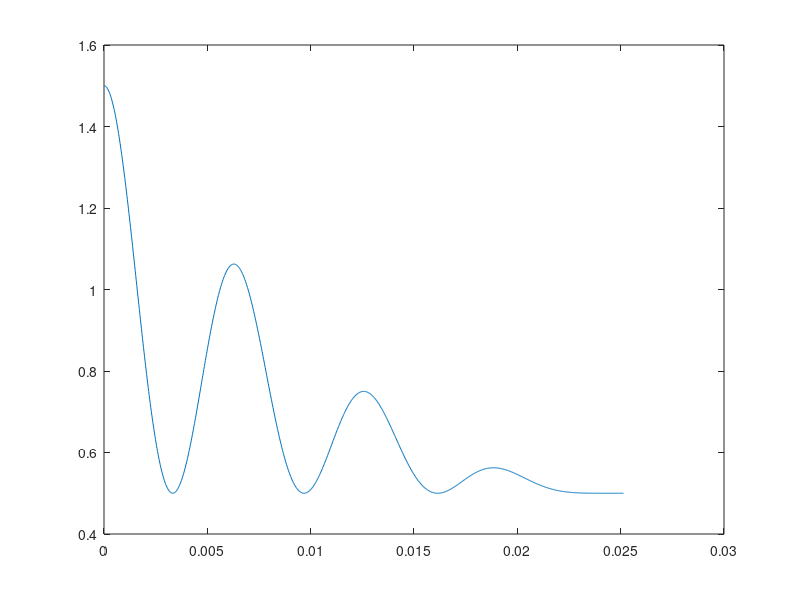

MATLAB code to generate this figure:
%%%%%%%%%%%%%%%%%%%%%%%%%%%%%%%%%%%%%%%%%%%%%%%%%%%%%%%%%%%%%%%%%%%%%%
%%% The undulator modules in Puffin include entry and exit tapers,
%%% which have a non-zero phase drift in the resonant phase.
%%% Furthermore, the drift sections are not auto-matched, also resulting
%%% in adding a non-zero offset to the beam in the resonant radiation 
%%% phase.
%%%
%%% Further complications arise from the broadband modelling in Puffin,
%%% since the user may wish to shift into a completely different frequency,
%%% undulator polarization and/or tuning in every module.
%%%
%%% This can be corrected by use of a chicane in the lattice file (e.g. 
%%% see the CLARA example input deck). The phase shift of the chicane is 
%%% described in units of the reference wavelength. This script helps to 
%%% calculate the phase shift required to knock the beam back into the 
%%% radiation phase.
%%%
%%%
%%% The script below calculates the drift required to correct the phase
%%% after leaving an undulator module, going through an inter-module free
%%% space drift, and entering the next module. The script first calculates
%%% the total shift resulting from the end of the first module, then
%%% calculates the total shift from the entry into the next wiggler, and
%%% then calculates the total shift from the drift between the modules.
%%%     
%%%       e.g. see the below illustration of the undulator peak field, and
%%%       which part of the script deals with which section.
%%%
%%%       _________________                         ______________
%%%  --> /                 \                       /              \   --->
%%%     /     Undulator     \_______ DRIFT _______/                \
%%%                                  
%%%                        ^           ^           ^      
%%%                      First       Third      Second
%%%                     section     Section     Section
%%%
%%%
%%% The script takes the cumulative shift from all sections, and calculates
%%% the additional shift required to correct the phase drift. This number
%%% for the phase shift should be used in a chicane BETWEEN the 2 modules.
%%%
%%%% COMMON PARAMETERS:
%%%% (these describe the 'reference' undulator and beam)

rho = 0.001;
aw = 1.414216;

gammaFr = 1.0;   % Fractional gammaFr = gamma / gamma_r

% reference rms wiggler

ux = 0;
uy = 1;
aw_rms = aw .* sqrt(ux.^2 + uy.^2) ./ sqrt(2); 


%%%%%%%%%%%%%%%%%%%%%%%%%%%%%%%%%%%%%%%%%%%%%%%%%%
%%% Back of undulator ramp down  (1st module)

% Module polarization
ux = 0;
uy = 1;

alpha = 1;   % Tuning of this module
npts = 1000;

lw = 4 * pi * rho;
lw2 = 2 * lw;  % length of front


zbar = linspace(0,lw2,npts);
dz = zbar(2);

% Analytic functional pperp
px = -uy .* alpha ./ 8 ./ pi ./ rho .* ((8.*pi.*rho-zbar) .* cos(zbar./2./rho) ...
    + 2.*rho.*sin(zbar./2./rho));

py = - ux .* alpha ./ 6 ./ pi ./ rho .* ( (zbar - 7.*pi.*rho) .* sin(zbar./2./rho) ...
    + 2.*rho.*cos(zbar./2./rho));

py(zbar<pi*rho) = ux .* alpha .* sin(zbar(zbar<pi*rho) ./2./rho);
py(zbar>7*pi*rho) = 0;



%pperp = - alpha .* sin(zbar./16./rho).^2 .* cos(zbar./2./rho);
pperp = px - 1j*py;

ppsq = abs(pperp).^2;

%figure; plot(zbar, px, zbar, py, zbar, ppsq);

p2 = (1./gammaFr).^2 ./ (1 + aw_rms.^2) .* (1 + (aw.^2 .* ppsq));


figure;
plot(zbar, p2);


z2b = trapz(zbar, p2)   %  actual shift in z2 from end

z2nw = z2b ./ lw;         %  ...and as a fraction of resonant wavelength

z2modnw = ceil(z2nw) - z2nw;  % remainder to shift by (in units of lambda_r)

z2modab = z2modnw * 4 * pi * rho; % ...and in units of z2







%%%%%%%%%%%%%%%%%%%%%%%%%%%%%%%%%%%%%%%%%%%%%%%%%%
%%% Front ramp up (2nd module)

% Module polarization
ux = 0;
uy = 1;

alpha = 1;  % Tuning of this module
npts = 1000;

lw = 4 * pi * rho;
lw2 = 2 * lw;  % length of front


zbar = linspace(0,lw2,npts);
dz = zbar(2);

% Analytic functional pperp
px = uy .* alpha ./ 8 ./ pi ./ rho .* (-zbar.*cos(zbar./2./rho) ...
    + 2.*rho.*sin(zbar./2./rho));

py = - ux .* alpha ./ 6 ./ pi ./ rho .* ( (zbar - pi.*rho) .*sin(zbar./2./rho) ...
    + 2.*rho.*cos(zbar./2./rho));

py(zbar<pi*rho) = 0;
py(zbar>7*pi*rho) = ux .* alpha .* sin(zbar(zbar<pi*rho) ./2./rho);


%pperp = - alpha .* sin(zbar./16./rho).^2 .* cos(zbar./2./rho);
pperp = px - 1j*py;

ppsq = abs(pperp).^2;


p2 = (1./gammaFr).^2 ./ (1 + aw_rms.^2) .* (1 + (aw.^2 .* ppsq));

z2a = trapz(zbar, p2);   %  actual shift in z2 from end

z2nw = z2a ./ lw;         %  ...and as a fraction of resonant wavelength

z2modnw = ceil(z2nw) - z2nw;  % remainder to shift by (in units of lambda_r)

z2modaf = z2modnw * 4 * pi * rho; % ...and in units of z2









%%%%%%%%%%%%%%%%%%%%%%%%%%%%%%%%%%%%%%%%%%%%%%%%%%%%%%%%%%%%%%%%%%%%%%%%%%%

%%% ...and drift

%aw_rms = 0;
%alpha = 1; %not needed
npts = 1000;

lw = 4 * pi * rho;
lw2 = 16.45 * lw;  % length of front - SET TO DR * lw


zbar = linspace(0,lw2,npts);
dz = zbar(2);

% Analytic functional pperp
pperp = zeros(1,length(zbar));%- alpha .* cos(zbar./16./rho).^2 .* cos(zbar./2./rho);


ppsq = abs(pperp).^2;


p2 = (1./gammaFr).^2 ./ (1 + aw_rms.^2) .* (1 + (aw.^2 .* ppsq))

z2d = trapz(zbar, p2);   %  actual shift in z2 from end

z2nw = z2d ./ lw;         %  ...and as a fraction of resonant wavelength

z2modnw = ceil(z2nw) - z2nw;  % remainder to shift by (in units of lambda_r)

z2modad = z2modnw * 4 * pi * rho; % ...and in units of z2

%%%%%%%%%%%%%%%%%%%%%%%%%%%%%%%%%%%%%%%%%%%%%%%%%%%%%%%%%%%%%%%%%%%%%%%%%%%




%%%%%%%
%%%%%%%
%%% TOTAL SHIFT

%z2modT = z2modaf + z2modab + z2modad

%z2modTnw = z2modT / (4 * pi * rho)

lwfact = 1.0;                % Resonant wavelength to correct for, in units 
                             % of lambda_r / lambda_r0

z2modT = z2a + z2b + z2d;          % Total shift from both front and back (in z2)

z2nw = z2modT ./ (lw * lwfact);  %  ...and as a fraction of resonant wavelength

z2modnw = ceil(z2nw) - z2nw;  % remainder to shift by (in units of lambda_r)
z2modnw = z2modnw * lwfact;   % remainder to shift by (in units of lambda_r0)

fprintf('\n');
fprintf('Shift from the front in units of reference wavelength = %.14e\n', z2a/lw);
fprintf('Shift from the back in units of reference wavelength = %.14e\n', z2b/lw);
fprintf('Shift from the drift section = %.14e\n', z2d/lw);

fprintf('\n');

fprintf('Number of resonant wavelengths to shift by = %.14e\n', z2modnw);
fprintf('\n');

